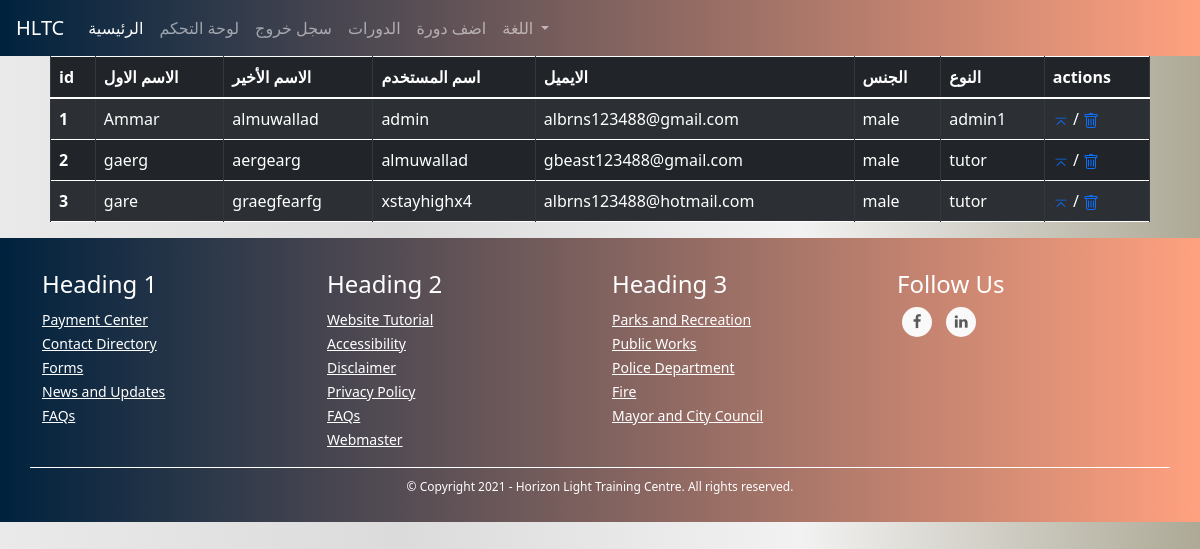
Screenshot of /admins/all_users (signed in) with the database file from the repository.
### TUTOR/models.py (models this page shows, shortened)
class UserModel(db.Model, UserMixin):
    id = db.Column(db.Integer, primary_key=True)
    first_name = db.Column(db.String(128), nullable=False)
    last_name = db.Column(db.String(128), nullable=False)
    username = db.Column(db.String(20), unique=True, nullable=False)
    email = db.Column(db.String(256), unique=True, nullable=False)
    password = db.Column(db.String(255), nullable=False)
    user_type = db.Column(db.String(30), nullable=False)
    _gender = db.Column(db.Boolean, nullable=False, default=True)
    email_confirmation_code = db.Column(db.String(5), nullable=True)
    is_confirmed = db.Column(db.Boolean, nullable=False, default=False)
    creation_date = db.Column(db.DateTime, nullable=False, default=datetime.utcnow)
    admin_data_model = db.relationship('AdminDataModel', backref='user', uselist=False)
    tutor_data_model = db.relationship('TutorDataModel', backref='user', uselist=False)
    student_data_model = db.relationship('StudentDataModel', backref='user', uselist=False)
    @property
    def gender(self):
        return "male" if self._gender else "female"

### TUTOR/ADMINISTRATION/routes.py (the view)
@admins_blueprint.route("/admins/all_users", methods=["GET", "POST"])
@login_required(ADMIN_TYPES)
def users_list_view(): # admin only
    users = UserModel.query.all()
    return render_template("admins/users.html", users=users)

### TUTOR/ADMINISTRATION/routes.py (called while the page is built)
@admins_blueprint.context_processor
def utility_processor():
    return dict(get_language_text=LngObj.get_language_text, get_current_page_language_list=LngObj.get_current_page_language_list, languages=LANGUAGES, admin_types=ADMIN_TYPES, settings=SiteSettingsModel.instance())

### TUTOR/models.py (called while the page is built)
@login_manager.user_loader
def load_user(user_id):
    return UserModel.query.get(int(user_id))

    @classmethod
    def instance(cls):
        return cls.query.get(1)

### TUTOR/utils/utils.py (called while the page is built)
def login_required(roles=[]):
	def wrapper(fn):
		@wraps(fn)
		def decorated_view(*args, **kwargs):
			if request.method in EXEMPT_METHODS:
				return fn(*args, **kwargs)
			elif current_app.login_manager._login_disabled:
				return fn(*args, **kwargs)
			elif not current_user.is_authenticated:
				return current_app.login_manager.unauthorized()
			role = current_user.user_type
			if ( (role not in roles) and (roles != []) ):
				return current_app.login_manager.unauthorized()
			return fn(*args, **kwargs)
		return decorated_view
	return wrapper

### TUTOR/templates/admins/users.html (shortened to what this page needs)
{% extends "template.html" %}
{% block head %}<link rel="stylesheet" href="{{ url_for('static', filename='css/filtered_table.css') }}" >{% endblock %}
{% block content %}
<div class="filtered_table">
    <table class="table table-striped table-bordered table-hover table-dark">
        <thead>
          <tr>
            <th scope="col">id</th>
            <th scope="col">الاسم الاول</th>
            <th scope="col">الاسم الأخير</th>
            <th scope="col">اسم المستخدم</th>
            <th scope="col">الايميل</th>
            <th scope="col">الجنس</th>
            <th scope="col">النوع</th>
            <th scope="col">actions</th>
          </tr>
        </thead>
        <tbody>
        {% for user in users %}
          <tr>
            <a href="#">
            <th scope="row">{{ user.id }}</th></a>
            <td>{{ user.first_name }}</td>
            <td>{{ user.last_name }}</td>
            <td>{{ user.username }}</td>
            <td>{{ user.email }}</td>
            <td>{{ user.gender }}</td>
            <td>{{ user.user_type }}</td>
            <td><a href="#"></a> / <a href="#"></a></td>
          </tr>
        {% endfor %}
        </tbody>
      </table>
    </div>
{% endblock %}

### TUTOR/templates/template.html (shortened to what this page needs)
<!DOCTYPE html>
<html lang="en">
<head>
    <link rel="stylesheet" href="https://maxcdn.bootstrapcdn.com/bootstrap/4.0.0/css/bootstrap.min.css">
    <link href="https://cdn.jsdelivr.net/npm/bootstrap@5.0.0-beta1/dist/css/bootstrap.min.css" rel="stylesheet">
    <link href="https://maxcdn.bootstrapcdn.com/font-awesome/4.7.0/css/font-awesome.min.css" rel="stylesheet" >
    <link rel="stylesheet" href="{{ url_for('static', filename='css/footer.css') }}">
    <link rel="stylesheet" href="{{ url_for('static', filename='css/snippets/navbar.css') }}">
    <link rel="stylesheet" href="{{ url_for('static', filename='css/global.css') }}">
    <link rel="stylesheet" href="https://cdn.jsdelivr.net/npm/bootstrap-icons@1.3.0/font/bootstrap-icons.css">
    {% block head %} {% endblock %}
</head>
<body>
    {% if current_user.is_authenticated %}
        {% if current_user.user_type == "tutor" %}
            {% include "snippets/tutors/header.html" %}
        {% elif current_user.user_type == "student" %}
            {% include "snippets/students/header.html" %}
        {% elif current_user.user_type in admin_types %}
            {% include "snippets/admins/header.html" %}
        {% endif %}
    {% else %}
        {% include "snippets/header.html" %}
    {% endif %}
    {% block content %}
    {% endblock %}
  {% include "snippets/footer.html" %}
</body>
</html>

### TUTOR/templates/snippets/admins/header.html (shortened to what this page needs)
<nav class="navbar navbar-expand-lg navbar-dark my-navbar">
    <a class="navbar-brand" href="#">HLTC</a>
    <div class="collapse navbar-collapse" id="navbarNav">
      <ul class="navbar-nav">
        <li class="nav-item active">
            <a class="nav-link" href="{{ url_for('main_blueprint.home') }}">الرئيسية</a>
          </li>
          <li class="nav-item">
            <a class="nav-link" href="{{ url_for('admins_blueprint.control_panel') }}">لوحة التحكم</a>
          </li>
        <li class="nav-item">
            <a class="nav-link" href="{{ url_for('users_blueprint.logout') }}">سجل خروج</a>
          </li>
        <li class="nav-item">
            <a class="nav-link" href="{{ url_for('courses_blueprint.courses') }}">الدورات</a>
        </li>
        <li class="nav-item">
            <a class="nav-link" href="{{ url_for('admins_blueprint.add_course') }}">اضف دورة</a>
        </li>
        {% include "snippets/language_select_bootstrap.html" %}
      </ul>
    </div>
  </nav>

### TUTOR/templates/snippets/language_select_bootstrap.html (shortened to what this page needs)
<li class="nav-item dropdown">
    <a class="nav-link dropdown-toggle" href="#" id="navbarDropdown" role="button" data-toggle="dropdown" aria-haspopup="true" aria-expanded="false">
      اللغة
    </a>
  </li>

### TUTOR/templates/snippets/footer.html (shortened to what this page needs)
<link rel="stylesheet" href="{{ url_for('static', filename='css/footer.css') }}">
<footer class="mainfooter" role="contentinfo">
    <div class="footer-middle">
    <div class="container">
      <div class="row">
        <div class="col-md-3 col-sm-6">
          <div class="footer-pad">
            <h4>Heading 1</h4>
            <ul class="list-unstyled">
              <li><a href="#">Payment Center</a></li>
              <li><a href="#">Contact Directory</a></li>
              <li><a href="#">Forms</a></li>
              <li><a href="#">News and Updates</a></li>
              <li><a href="#">FAQs</a></li>
            </ul>
          </div>
        </div>
        <div class="col-md-3 col-sm-6">
          <div class="footer-pad">
            <h4>Heading 2</h4>
            <ul class="list-unstyled">
              <li><a href="#">Website Tutorial</a></li>
              <li><a href="#">Accessibility</a></li>
              <li><a href="#">Disclaimer</a></li>
              <li><a href="#">Privacy Policy</a></li>
              <li><a href="#">FAQs</a></li>
              <li><a href="#">Webmaster</a></li>
            </ul>
          </div>
        </div>
        <div class="col-md-3 col-sm-6">
          <div class="footer-pad">
            <h4>Heading 3</h4>
            <ul class="list-unstyled">
              <li><a href="#">Parks and Recreation</a></li>
              <li><a href="#">Public Works</a></li>
              <li><a href="#">Police Department</a></li>
              <li><a href="#">Fire</a></li>
              <li><a href="#">Mayor and City Council</a></li>
            </ul>
          </div>
        </div>
          <div class="col-md-3">
              <h4>Follow Us</h4>
              <ul class="social-network social-circle">
               <li><a href="#" class="icoFacebook" title="Facebook"><i class="fa fa-facebook"></i></a></li>
               <li><a href="#" class="icoLinkedin" title="Linkedin"><i class="fa fa-linkedin"></i></a></li>
              </ul>
          </div>
      </div>
      <div class="row">
          <div class="col-md-12 copy">
              <p class="text-center">&copy; Copyright 2021 - Horizon Light Training Centre.  All rights reserved.</p>
          </div>
      </div>
    </div>
    </div>
  </footer>

### TUTOR/static/css/footer.css (style rules this page uses)
footer { bottom: 0; left: 0; right: 0; background: #FFA17F; background: -webkit-linear-gradient(to right, #00223E, #FFA17F); background: linear-gradient(to right, #00223E, #FFA17F); color: white; clear: both; }
footer a { color: #fff; font-size: 14px; transition-duration: 0.2s; }
.copy { font-size: 12px; padding: 10px; border-top: 1px solid #FFFFFF; }
.footer-middle { padding-top: 2em; color: white; }
ul.social-network { list-style: none; display: inline; margin-left: 0 !important; padding: 0; }
ul.social-network li { display: inline; margin: 0 5px; }
.social-circle li a { display: inline-block; position: relative; margin: 0 auto 0 auto; -moz-border-radius: 50%; -webkit-border-radius: 50%; border-radius: 50%; text-align: center; width: 30px; height: 30px; font-size: 15px; }
.social-circle li i { margin: 0; line-height: 30px; text-align: center; }
.social-circle i { color: #595959; -webkit-transition: all 0.8s; -moz-transition: all 0.8s; -o-transition: all 0.8s; -ms-transition: all 0.8s; transition: all 0.8s; }
.social-network a { background-color: #F9F9F9; }

### TUTOR/static/css/snippets/navbar.css (style rules this page uses)
.my-navbar { background: #FFA17F; background: -webkit-linear-gradient(to right, #00223E, #FFA17F); background: linear-gradient(to right, #00223E, #FFA17F); }

### TUTOR/static/css/global.css (style rules this page uses)
body { background: #ADA996; background: -webkit-linear-gradient(to right, #EAEAEA, #DBDBDB, #F2F2F2, #ADA996); background: linear-gradient(to right, #EAEAEA, #DBDBDB, #F2F2F2, #ADA996); }

### TUTOR/static/css/filtered_table.css (style rules this page uses)
.filtered_table { margin-right: 50px; margin-left: 50px; }

### rows the page displays
UserModel: id "1", first_name "Ammar", last_name "almuwallad", username "admin", email "albrns123488@gmail.com", gender "male", user_type "admin1"
UserModel: id "2", first_name "gaerg", last_name "aergearg", username "almuwallad", email "gbeast123488@gmail.com", gender "male", user_type "tutor"
UserModel: id "3", first_name "gare", last_name "graegfearfg", username "xstayhighx4", email "albrns123488@hotmail.com", gender "male", user_type "tutor"
